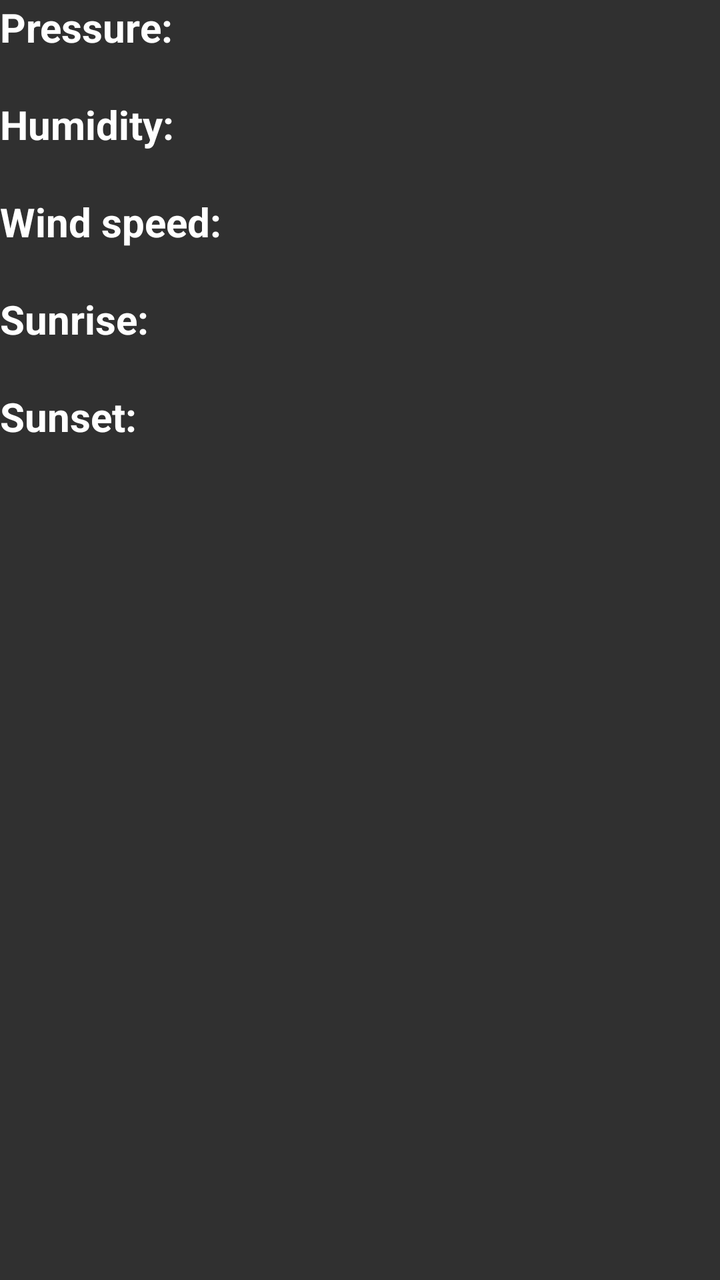
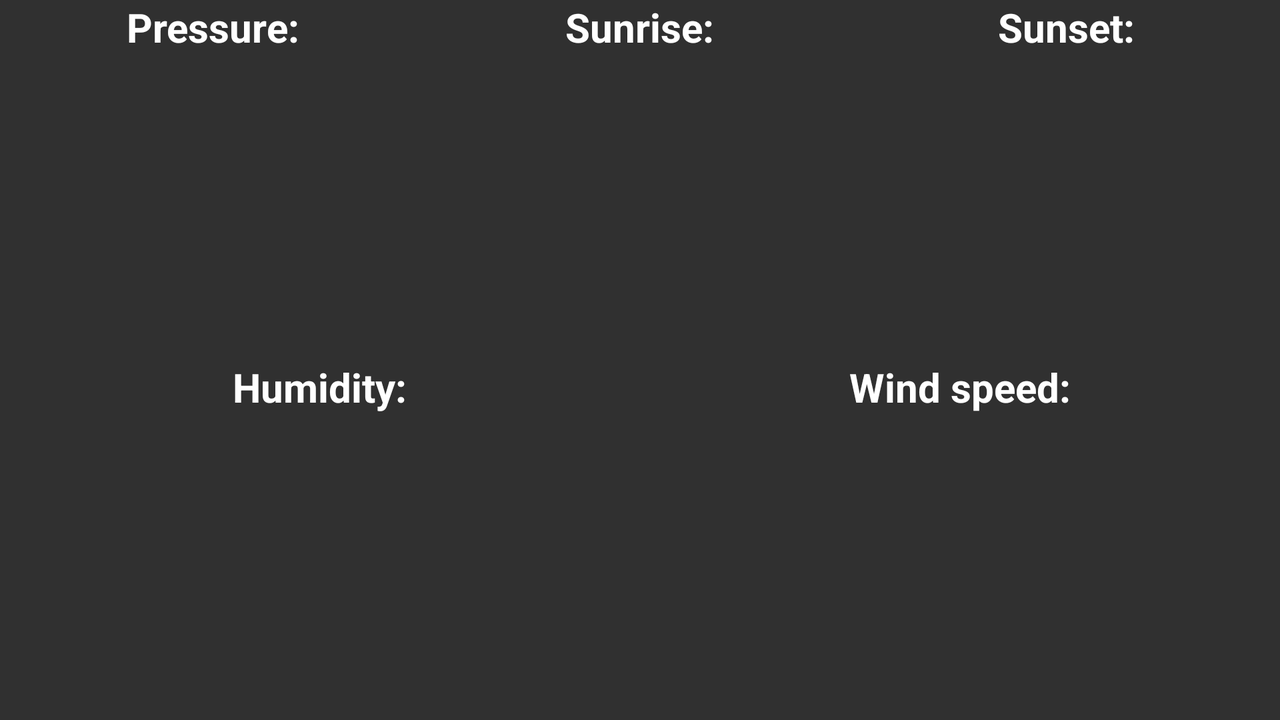

Compare how this app lays out the same screen by default and in its alternative resource folder. The renders come first, then the two layout files and the values they reference.
<!-- AndroidManifest.xml: application theme AppTheme -->
<!-- res/layout/extra_description_fragment.xml -->
<?xml version="1.0" encoding="utf-8"?>
<LinearLayout
    xmlns:android="http://schemas.android.com/apk/res/android"
    android:orientation="vertical"
    android:id="@+id/add_to_main_weather"
    android:layout_width="match_parent"
    android:layout_height="match_parent">
    <TextView
        android:layout_width="wrap_content"
        android:textSize="@dimen/large_text"
        android:textColor="@color/colorWhite"
        android:textStyle="bold"
        android:text="@string/pressure"
        android:layout_height="wrap_content" />
    <TextView
        android:layout_width="wrap_content"
        android:id="@+id/main_pressure"
        android:textColor="@color/colorWhite"
        android:textSize="@dimen/average_text"
        android:layout_height="wrap_content" />
    <TextView
        android:layout_width="wrap_content"
        android:textSize="@dimen/large_text"
        android:textColor="@color/colorWhite"
        android:textStyle="bold"
        android:text="@string/humidity_res"
        android:layout_height="wrap_content" />
    <TextView
        android:textSize="@dimen/average_text"
        android:layout_width="wrap_content"
        android:textColor="@color/colorWhite"
        android:layout_height="wrap_content"
        android:id="@+id/main_humidity"
        />
    <TextView
        android:layout_width="wrap_content"
        android:textSize="@dimen/large_text"
        android:textColor="@color/colorWhite"
        android:textStyle="bold"
        android:text="@string/wind_speed"
        android:layout_height="wrap_content" />
    <TextView
        android:layout_width="wrap_content"
        android:textSize="@dimen/average_text"
        android:textColor="@color/colorWhite"
        android:id="@+id/main_wind"
        android:layout_height="wrap_content" />
    <TextView
        android:layout_width="wrap_content"
        android:textSize="@dimen/large_text"
        android:textColor="@color/colorWhite"
        android:textStyle="bold"
        android:text="@string/sunrise"
        android:layout_height="wrap_content" />
    <TextView
        android:layout_width="wrap_content"
        android:textColor="@color/colorWhite"
        android:layout_height="wrap_content"
        android:textSize="@dimen/average_text"
        android:id="@+id/main_sunrise"
        />
    <TextView
        android:layout_width="wrap_content"
        android:textSize="@dimen/large_text"
        android:textStyle="bold"
        android:textColor="@color/colorWhite"
        android:text="@string/sunset"
        android:layout_height="wrap_content" />
    <TextView
        android:layout_width="wrap_content"
        android:layout_height="wrap_content"
        android:textSize="@dimen/average_text"
        android:textColor="@color/colorWhite"
        android:id="@+id/main_sunset"
        />
</LinearLayout>
<!-- resources referenced by this layout -->
<resources>
  <color name="colorWhite">#FFFFFF</color>
  <dimen name="average_text">16sp</dimen>
  <dimen name="large_text">20sp</dimen>
  <string name="humidity_res">Humidity:</string>
  <string name="pressure">Pressure:</string>
  <string name="sunrise">Sunrise:</string>
  <string name="sunset">Sunset:</string>
  <string name="wind_speed">Wind speed:</string>
  <style name="AppTheme" parent="Theme.AppCompat.NoActionBar">
          
          <item name="colorPrimary">@color/colorPrimary</item>
  
          <item name="colorAccent">@color/colorAccent</item>
          <item name="windowActionModeOverlay">true</item>
          <item name="actionModeStyle">@style/ActionMode</item>
          <item name="actionModeCloseDrawable">@drawable/ic_clear_24dp</item>
      </style>
  <color name="colorPrimary">@android:color/black</color>
  <color name="colorAccent">#FFFFFF</color>
  <style name="ActionMode" parent="@style/Widget.AppCompat.ActionMode">
          <item name="background">@color/black</item>
      </style>
  <color name="black">@android:color/black</color>
</resources>
<!-- res/layout-land/extra_description_fragment.xml (the author's variant of the layout above) -->
<!-- drawn on the phone turned sideways -->
<?xml version="1.0" encoding="utf-8"?>
<LinearLayout
    xmlns:android="http://schemas.android.com/apk/res/android"
    android:orientation="vertical"
    android:id="@+id/add_to_main_weather"
    android:layout_width="match_parent"
    android:layout_height="match_parent"
    android:baselineAligned="false">
    <LinearLayout
        android:layout_width="match_parent"
        android:layout_weight="1"
        android:layout_height="match_parent"
        android:orientation="horizontal"
        >
        <LinearLayout
            android:layout_width="match_parent"
            android:orientation="vertical"
            android:layout_weight="1"
            android:layout_height="match_parent">
            <TextView
                android:layout_width="wrap_content"
                android:textSize="@dimen/large_text"
                android:textColor="@color/colorWhite"
                android:textStyle="bold"
                android:layout_gravity="center"
                android:text="@string/pressure"
                android:layout_height="wrap_content" />
            <TextView
                android:layout_width="wrap_content"
                android:id="@+id/main_pressure"
                android:layout_gravity="center"
                android:textColor="@color/colorWhite"
                android:textSize="@dimen/average_text"
                android:layout_height="wrap_content" />
        </LinearLayout>

        <LinearLayout
            android:layout_width="match_parent"
            android:orientation="vertical"
            android:layout_weight="1"
            android:layout_height="match_parent">
            <TextView
                android:layout_width="wrap_content"
                android:layout_gravity="center"
                android:textSize="@dimen/large_text"
                android:textColor="@color/colorWhite"
                android:textStyle="bold"
                android:text="@string/sunrise"
                android:layout_height="wrap_content" />
            <TextView
                android:layout_width="wrap_content"
                android:layout_gravity="center"
                android:textColor="@color/colorWhite"
                android:layout_height="wrap_content"
                android:textSize="@dimen/average_text"
                android:id="@+id/main_sunrise"
                />
        </LinearLayout>

        <LinearLayout
            android:layout_width="match_parent"
            android:orientation="vertical"
            android:layout_gravity="center"
            android:layout_weight="1"
            android:layout_height="match_parent">
            <TextView
                android:layout_width="wrap_content"
                android:textSize="@dimen/large_text"
                android:textStyle="bold"
                android:layout_gravity="center"
                android:textColor="@color/colorWhite"
                android:text="@string/sunset"
                android:layout_height="wrap_content" />
            <TextView
                android:layout_width="wrap_content"
                android:layout_gravity="center"
                android:layout_height="wrap_content"
                android:textSize="@dimen/average_text"
                android:textColor="@color/colorWhite"
                android:id="@+id/main_sunset"
                />
        </LinearLayout>
    </LinearLayout>

    <LinearLayout
        android:layout_width="match_parent"
        android:layout_weight="1"
        android:layout_height="match_parent"
        android:orientation="horizontal"
        >
        <LinearLayout
            android:layout_width="match_parent"
            android:orientation="vertical"
            android:layout_weight="1"
            android:layout_height="match_parent">
            <TextView
                android:layout_width="wrap_content"
                android:textSize="@dimen/large_text"
                android:textColor="@color/colorWhite"
                android:textStyle="bold"
                android:layout_gravity="center"
                android:text="@string/humidity_res"
                android:layout_height="wrap_content" />
            <TextView
                android:textSize="@dimen/average_text"
                android:layout_gravity="center"
                android:layout_width="wrap_content"
                android:textColor="@color/colorWhite"
                android:layout_height="wrap_content"
                android:id="@+id/main_humidity"
                />
        </LinearLayout>

        <LinearLayout
            android:layout_width="match_parent"
            android:orientation="vertical"
            android:layout_weight="1"
            android:layout_height="match_parent">
            <TextView
                android:layout_width="wrap_content"
                android:layout_gravity="center"
                android:textSize="@dimen/large_text"
                android:textColor="@color/colorWhite"
                android:textStyle="bold"
                android:text="@string/wind_speed"
                android:layout_height="wrap_content" />
            <TextView
                android:layout_width="wrap_content"
                android:layout_gravity="center"
                android:textSize="@dimen/average_text"
                android:textColor="@color/colorWhite"
                android:id="@+id/main_wind"
                android:layout_height="wrap_content" />
        </LinearLayout>
    </LinearLayout>
</LinearLayout>
